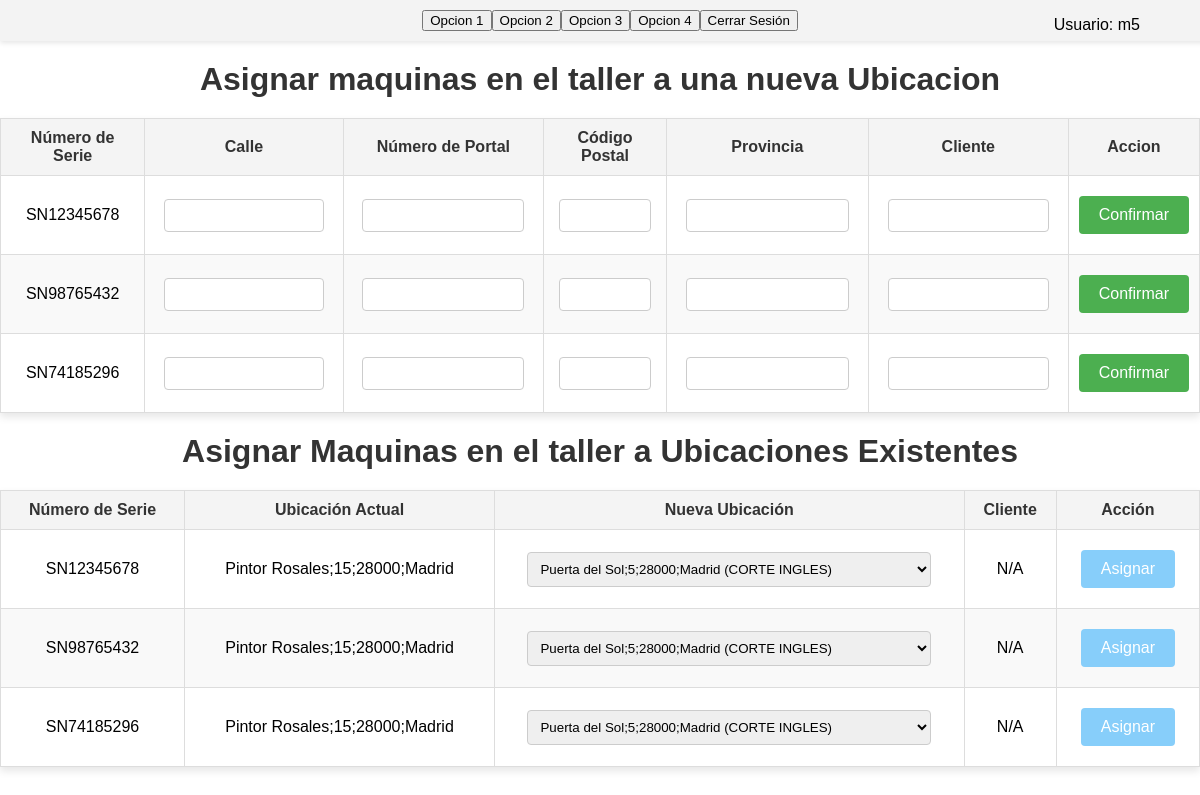
Screenshot of /m2/ubicaciones.php (signed in) with the database file from the repository.
### tables this page shows
CREATE TABLE menu(
		idmenu	INT AUTO_INCREMENT 	PRIMARY KEY,
    	modulo	VARCHAR(8)			NOT NULL,			 
        rol     VARCHAR(32)			NOT NULL,			 
		orden    INT 				NOT NULL,			 
		boton   VARCHAR(24) 		NOT NULL,   		 
		enlace  VARCHAR(128) 		DEFAULT '/m0test/wip.php'   
);

CREATE TABLE maquina(
		idmaquina	INT 			AUTO_INCREMENT PRIMARY KEY
	,	numserie	VARCHAR(32)		NOT NULL
    ,	idestado	INT 			NOT NULL		 
    ,	idubicacion	INT 			NOT NULL		 
													 
    ,	capacidad	INT				NOT NULL         
	,   stockmax    INT             NOT NULL		 
    ,	modelo		VARCHAR(32) 	NOT NULL		 
    ,	foto		VARCHAR(128)	NOT NULL		 
    ,	FOREIGN KEY (idestado) 	  REFERENCES estado(idestado)
    ,	FOREIGN KEY (idubicacion) REFERENCES ubicacion(idubicacion)
);

CREATE TABLE ubicacion(
		idubicacion	INT 		AUTO_INCREMENT PRIMARY KEY
	,	cliente		VARCHAR(64)	NOT NULL
	,	dir			VARCHAR(64) NOT NULL 	 
);

### clases/basededatos.php (called while the page is built, shortened)
<?php
class database{
    public static function CloseConn(): bool{
        return true;
    }
}
?>

### m2/ubicaciones.php (the view, shortened to what this page needs)
<?php
require_once DOCROOT . "/clases/basededatos.php";
require_once DOCROOT . '/clases/funciones.php';
$dbh = conectar();
echo crearMenu($dbh);
?>
<?php
try {
    $sql = "
        SELECT m.numserie, u.dir
        FROM maquina m
        JOIN ubicacion u ON m.idubicacion = u.idubicacion
        WHERE u.idubicacion = 1";
    $stmt = $dbh->query($sql);
    $maquinas = $stmt->fetchAll(PDO::FETCH_ASSOC);
} catch (Exception $e) {
    echo "<p>Error: " . $e->getMessage() . "</p>";
}
try {
$sqlUbicaciones = "SELECT idubicacion, dir, cliente FROM ubicacion WHERE idubicacion != 1";
$stmtUbicaciones = $dbh->query($sqlUbicaciones);
$ubicaciones = $stmtUbicaciones->fetchAll(PDO::FETCH_ASSOC);
} catch (Exception $e) {
    echo "<p>Error: " . $e->getMessage() . "</p>";
}
?>
<!DOCTYPE html>
<html lang="es">
<head>
    <link rel="stylesheet" href="./css/ubicaciones.css">
    <link rel="stylesheet" href="/topvending/css/hallentrada.css">
</head>
<body>
    <h1 id="h1">Asignar maquinas en el taller a una nueva Ubicacion</h1>
    <?php if ($maquinas): ?>
        <table id="tabla1">
            <thead>
                <tr>
                    <th>Número de Serie</th>
                    <th>Calle</th>
                    <th>Número de Portal</th>
                    <th>Código Postal</th>
                    <th>Provincia</th>
                    <th>Cliente</th>
                    <th>Accion</th>
                </tr>
            </thead>
            <tbody>
                <?php foreach ($maquinas as $maquina): ?>
                    <tr>
                        <td><?php echo htmlspecialchars($maquina['numserie']); ?></td>
                        <form method="POST" action="ubicaciones.php">
                            <td><input type="text" name="calle" pattern="[A-Za-z\s]+" required></td>
                            <td><input type="number" name="numportal" min="1" required></td>
                            <td><input type="number" name="codigo_postal" min="1000" max="60000"required></td>
                            <td><input type="text" name="provincia" pattern="[A-Za-z\s]+" required></td>
                            <td><input type="text" name="cliente" required></td>
                            <td>
                                <button type="submit" id="btn1">Confirmar</button>
                            </td>
                        </form>
                    </tr>
                <?php endforeach; ?>
            </tbody>
        </table>
    <?php else: ?>
        <p>No hay máquinas en el taller para actualizar.</p>
    <?php endif; ?>
    <h2 id="h2">Asignar Maquinas en el taller a Ubicaciones Existentes</h>
<?php if ($maquinas && $ubicaciones): ?>
    <table id="tabla2">
        <thead>
            <tr>
                <th>Número de Serie</th>
                <th>Ubicación Actual</th>
                <th>Nueva Ubicación</th>
                <th>Cliente</th>
                <th>Acción</th>
            </tr>
        </thead>
        <tbody>
            <?php foreach ($maquinas as $maquina): ?>
                <tr>
                    <td><?php echo htmlspecialchars($maquina['numserie']); ?></td>
                    <td><?php echo htmlspecialchars($maquina['dir']); ?></td>
                    <form method="POST" action="ubicaciones.php">
                        <td>
                            <select name="idubicacion" required>
                                <?php foreach ($ubicaciones as $ubicacion): ?>
                                    <option value="<?php echo htmlspecialchars($ubicacion['idubicacion']); ?>">
                                        <?php echo htmlspecialchars($ubicacion['dir'] . ' (' . $ubicacion['cliente'] . ')'); ?>
                                    </option>
                                <?php endforeach; ?>
                            </select>
                        </td>
                        <td>
                            <?php
                                $ubicacionActual = array_filter($ubicaciones, fn($u) => $u['idubicacion'] == $maquina['dir']);
                                echo htmlspecialchars($ubicacionActual[0]['cliente'] ?? "N/A");
                            ?>
                        </td>
                        <td>
                            <button type="submit" name="asignarUbicacion" id="btn2">Asignar</button>
                        </td>
                    </form>
                </tr>
            <?php endforeach; ?>
        </tbody>
    </table>
<?php else: ?>
    <p>No hay máquinas en el taller o ubicaciones disponibles para asignar.</p>
<?php endif; ?>
</body>
</html>

### clases/funciones.php (shortened to what this page needs)
<?php
function crearMenu(PDO $conexion): string
{
    $user = $_SESSION['usuario'];
    $result = "";
    $rol = $_SESSION["rol"];
    $ssql = "SELECT boton, enlace FROM menu WHERE rol = :rol";
    $stmt = $conexion->prepare($ssql);
    $stmt->bindParam(":rol", $rol);
    $stmt->execute();
    $rows = $stmt->fetchAll(PDO::FETCH_ASSOC);
    $result .= "<header class='top'>";
    foreach ($rows as $row) {
        $nombre = $row['boton'];
        $enlace = APPROOT . $row['enlace'];
        $result .= "<button onclick='window.location.href=\"$enlace\"'>$nombre</button>";
    }
    $result .= "<button onclick=\"window.location.href='/topvending/login.php';\">Cerrar Sesión</button>";
    $result .= "<p class='nombre1'>"."Usuario: ".$user. "</p>" ."</header>";
    return $result;
}
?>

### m2/css/ubicaciones.css (style rules this page uses)
body { font-family: Arial, sans-serif; margin: 0; padding: 0; }
h1, h2 { text-align: center; margin: 20px 0; color: #333; }
h1 { font-size: 2em; }
h2 { font-size: 2em; }
table { width: 90%; margin: 20px auto; border-collapse: collapse; box-shadow: 0 4px 8px rgba(0, 0, 0, 0.1); background-color: #fff; overflow-x: auto; }
table th, table td { text-align: center; padding: 10px; border: 1px solid #ddd; word-wrap: break-word; }
table th { background-color: #f4f4f4; color: #333; }
table tr:nth-child(even) { background-color: #f9f9f9; }
input, select { width: 90%; padding: 8px; margin: 5px 0; border: 1px solid #ccc; border-radius: 4px; box-sizing: border-box; }
#btn1 { background-color: #4CAF50; color: white; padding: 10px 20px; margin: 10px 0; border: none; border-radius: 4px; cursor: pointer; font-size: 1em; }
#btn2 { background-color: lightskyblue; color: white; padding: 10px 20px; margin: 10px 0; border: none; border-radius: 4px; cursor: pointer; font-size: 1em; }
@media screen and (min-width: 768px) { table { width: 100%; } }

### css/hallentrada.css (style rules this page uses)
.top { position: relative; width: 100%; text-align: center; padding: 10px; background-color: #f3f3f3; box-shadow: 0px 2px 5px rgba(0, 0, 0, 0.1); }
.nombre1 { position: absolute; right: 5rem; top: 0; }

### rows the page displays
menu: boton "Opcion 1"
menu: boton "Opcion 2"
menu: boton "Opcion 3"
menu: boton "Opcion 4"
maquina: numserie "SN12345678", idubicacion.dir "Pintor Rosales;15;28000;Madrid", cliente "N/A"
maquina: numserie "SN98765432", idubicacion.dir "Pintor Rosales;15;28000;Madrid", cliente "N/A"
maquina: numserie "SN74185296", idubicacion.dir "Pintor Rosales;15;28000;Madrid", cliente "N/A"

### other values shown
$user "m5"
form field idubicacion "Puerta del Sol;5;28000;Madrid (CORTE INGLES)"
